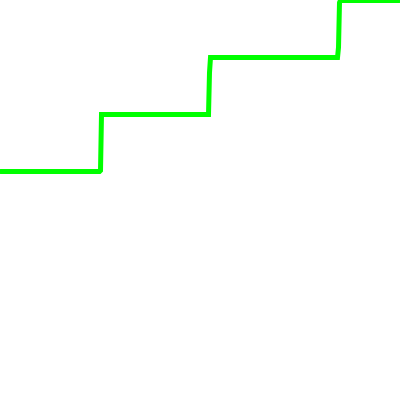
Frame 1 (no input)
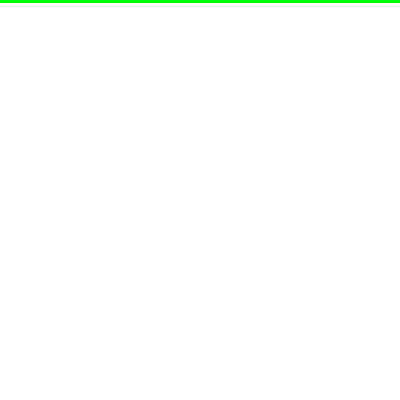
Frame 60 (the mouse pressed at the canvas centre just before this capture)
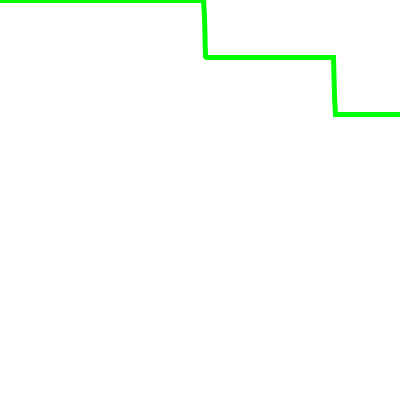
Frame 120 (the mouse held since frame 60 and released just before this capture)

The Processing sketch that drew these frames (run headless with seeded random() and noise(); from frame 60 on, the mouse is pressed at the canvas centre):

// Processing sketch: MultiStepFunction
// ── MultiStepFunction.pde
float a;

void setup() {
  size(400, 400);
  //  translate(0,height/2);
  noFill();
}

void draw() {
  background(255);
  float value = map(mouseX, 0, width, 0, 100);
  //fill(0,255,0);
  stroke(0,255,0);
  strokeWeight(5);
  if (mousePressed)println(mouseY, mouseX);
  beginShape();
  for (float i = 0; i < width; i+=1) {
    float param = i/width;
    vertex(i,func(a,param));
  }
  endShape();
  a += 0.015;
}

float func(float time, float delay){
  return divide(8,width,height,map(sin(time+delay),-1,1,0,width));
}
float divide(int n, float xRange, float yRange, float j) {
  float outputVal = 0;
  for (int i=0; i<n; i++) {
    float a = float(n);
    outputVal += (yRange/(a-1.))*smoothstep(xRange*i/a,xRange*i/a-0.55,j);
  }
  return outputVal;
}

// ── funcs.pde
float frac(float x) {
  return x - floor(x);
}

float smoothstep(float edge0, float edge1, float x) {
  // Scale, bias and saturate x to 0..1 range
  x = constrain((x - edge0) / (edge1 - edge0), 0.0f, 1.0f); 
  // Evaluate polynomial
  return x * x * (3 - 2 * x);
}

float step(float x, float threshold) {
  // Step will return 0.0 unless the value is over 0.5,
  // in that case it will return 1.0
  if (x>threshold) {
    return 1.0f;
  } else {
    return 0.0f;
  }
}

float exponentialEasing (float x, float a){
  
  float epsilon = 0.00001;
  float min_param_a = 0.0 + epsilon;
  float max_param_a = 1.0 - epsilon;
  a = max(min_param_a, min(max_param_a, a));
  
  if (a < 0.5){
    // emphasis
    a = 2.0*(a);
    float y = pow(x, a);
    return y;
  } else {
    // de-emphasis
    a = 2.0*(a-0.5);
    float y = pow(x, 1.0/(1-a));
    return y;
  }
}

float sinc( float x, float k )
{
    float a = PI * (k*x-1.0);
    return sin(a)/a;
}

// Set of functions taken from Dave Whyte's sketches

float ease(float p) {
  return 3*p*p - 2*p*p*p;
}

float ease(float p, float g) {
  if (p < 0.5) 
    return 0.5 * pow(2*p, g);
  else
    return 1 - 0.5 * pow(2*(1 - p), g);
}

float cs(float q){
  return lerp(-1,1,ease(map(cos(q),-1,1,0,1),5));
}
